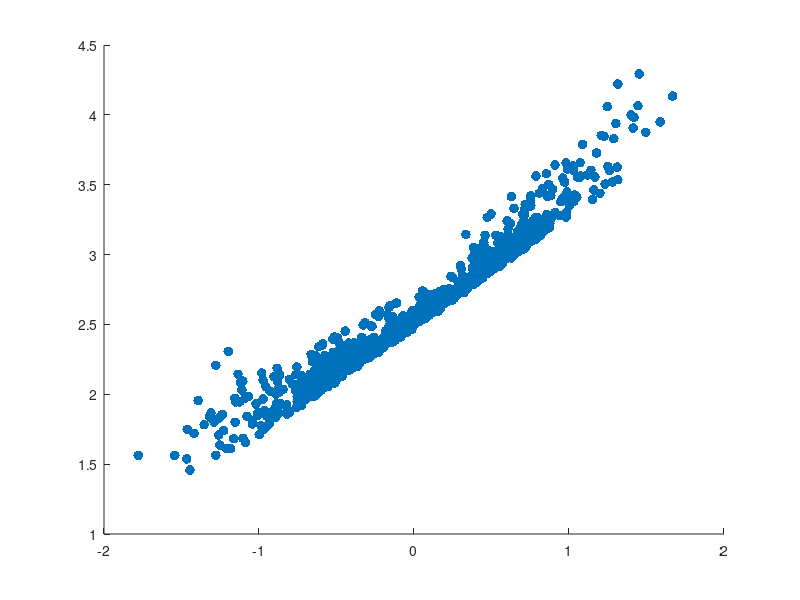

MATLAB code for this plot: (Note: this script raises an error after producing the figure.)
% Active Subspace approximation demo...
% Zach Grey, 02/12/2020
%
% The following implementations are based on the code and work developed by
% Paul Constantine and his research group including but not limited to:
% Zach Grey
% Andrew Glaws
% Jeffery Hokanson
% Izabel Aguiar
% Kerrek Stinson
% Paul Diaz
%
% Instructions: assuming you have pairs of inputs/outputs (x0,f(x0)) and a 
% uniform domain over a hypercube you'll want to specify the following:
% ub: a row vector of upper bounds
% lb: a row vector of lower bounds
% X0: a N by m matrix of inputs (in physical scales) 
% F:  a N by 1 column vector of outputs
% m:  the total number of parameters being varried (can be inferred from
%     the size of X0)
% N:  the total number of samples from the domain (can be inferred from the
%     size of X0)
clc; close all; rng(42);
% assign this to your local directory containing the matlab scripts
% codes available at GitHub, run the following:
% >>git clone https://github.com/zgrey/active_subspaces.git
% Linux
% AS_HOME = '/local/tmp/active_subspaces/matlab/';
% Windows
AS_HOME = 'C:\Users\zgrey\Documents\GitHub\active_subspaces\matlab\';

% add routines for training monomials
addpath([AS_HOME,'ResponseSurfaces'])
addpath([AS_HOME,'Domains'])

%% Dummay data from uniform tensor product domain
%%%%%%%%%%%%%%%%%%%%%%%%%%% THINGS TO MODIFY %%%%%%%%%%%%%%%%%%%%%%%%%%%%%%
% total number of parameters (m ~= 24)
m = 10;
% number of random samples
N = 1000;
% given upper and lower bounds (replace these with your own domain def.):
ub = 2*ones(1,m); lb = ones(1,m);
% generate uniform random samples from box domain (replace with your data)
X0 = repmat(lb,N,1) + rand(N,m)*diag(ub - lb);
%%%%%%%%%%%%%%%%%%%%%%%%%%%%%%%%%%%%%%%%%%%%%%%%%%%%%%%%%%%%%%%%%%%%%%%%%%%

% define an affine transformation x = M*x0 + b so that x in [-1,1]^m
M = diag(2./(ub - lb)); b = -M*mean([ub; lb],1)';
% the scaled samples become
X = X0*M + repmat(b',N,1);
% and transforming back becomes (these are the same as X0)
X00 = (X - repmat(b',N,1))*diag(diag(1./M));

%% Dummy functions representing a response
% some random ridge directions
A = 2*rand(m,2) -1; A = A*diag(1./sqrt(sum(A.^2,1)));
% A(:,1) = [1; zeros(m-1,1)]; A(:,2) = [zeros(m-1,1); 1];
% a quadratic ridge function
f = @(X0) X0*A(:,1) + sum(X0*A(:,2)*A(:,2)'.*X0,2);
% a nonlinear (transcendental) ridge function
% f = @(X0) cos(2*pi*X0*A(:,1)) + sin(pi*X0*A(:,1)).^2 + (X0*A(:,1)) + (X0*A(:,1).^2);

%%%%%%%%%%%%%%%%%%%%%%%%%%% THINGS TO MODIFY %%%%%%%%%%%%%%%%%%%%%%%%%%%%%%
% evaluate the function (replace this with your vector of responses)
F = f(X0);
%%%%%%%%%%%%%%%%%%%%%%%%%%%%%%%%%%%%%%%%%%%%%%%%%%%%%%%%%%%%%%%%%%%%%%%%%%%

%% Global linear model (strictly reduces to 1-dimensional subspace)
% fit a global linear model (make sure to use the transformed parameters!)
u = [ones(N,1), X] \ F;
% make this an orthonormal basis
u = u(2:end)/norm(u(2:end));
% make the shadow plot
scatter(X*u,F,50,'filled'); alpha(0.5); hold on;

% determine the extent of the original domain projected to the new 1d-domain
ext1 = linprog(u,[],[],[],[],-ones(m,1),ones(m,1));
ext2 = linprog(-u,[],[],[],[],-ones(m,1),ones(m,1));
% train a polynomial surrogate
p = 5; [Coef, ~, ~, ~, f_hat, res] = poly_train(X*u, F, p);
Rsqd = 1 - cov(res)./cov(F);
% reevaluate and plot the low-dimensional polynomial
Ydata = X*u; Yd = linspace(min(Ydata),max(Ydata),100)';
Yext = [ext1'; ext2']*u; Ye = linspace(min(Yext),max(Yext),100)';
[Pext,dPext] = poly_predict(Ye,Coef,p);
[P,dP] = poly_predict(Yd,Coef,p);
% plot the resulting approximation
plot(Yd,P,'k','linewidth',2); ax = gca; Ylim = ax.YLim; 
plot(Ye,Pext,'k--','linewidth',2); ax.YLim = Ylim;
% plot the extent of the original domain
scatter([ext1'; ext2']*u,min(ax.YLim)*ones(1,2),50,'filled','k');
% derivatives (if you're interested)
% quiver(Y(1:end-1),P(1:end-1),diff(Y),dP(1:end-1).*diff(Y),1); axis equal;
title(['Shadow Plot - Global Linear Model, R^2 = ', num2str(Rsqd)]);

%% Global quadratic model (reduces to arbitrary n-dimensional subspace)
% fit global quadratic model (make sure to use the transformed parameters!)
if N < nchoosek(m + 2,2)
    disp('ERROR: Not enough evaluations for quadratic model');
    fprintf('You need at least %f more samples', nchoosek(m + 2,2) - N + 1)
    fprintf('We recommend between %f and %f total samples as a rule of thumb...'...
            ,2*nchoosek(m + 2,2),10*nchoosek(m + 2,2))
else
    [~, ~, a, H, ~, ~] = poly_train(X,F,2);
    [W, Lambda] = eig(H*H + a*a'); Lambda = abs(Lambda);
    [Lambda, ind] = sort(diag(Lambda), 1, 'descend');
    W = W(:, ind);
end

% make shadow plots
figure;
% make a 1-dimensional shadow plot
subplot(1,2,1), scatter(X*W(:,1),F,50,'filled'); alpha(0.5); hold on;
% make a 1-dimensional surrogate
% determine the extent of the original domain projected to the new 1d-domain
ext1 = linprog(W(:,1),[],[],[],[],-ones(m,1),ones(m,1));
ext2 = linprog(-W(:,1),[],[],[],[],-ones(m,1),ones(m,1));
% train a polynomial surrogate
p = 3; [Coef, ~, ~, ~, f_hat, res] = poly_train(X*W(:,1), F, p);
Rsqd = 1 - cov(res)./cov(F);
% reevaluate and plot the low-dimensional polynomial
Ydata = X*u; Yd = linspace(min(Ydata),max(Ydata),100)';
Yext = [ext1'; ext2']*u; Ye = linspace(min(Yext),max(Yext),100)';
[Pext,dPext] = poly_predict(Ye,Coef,p);
[P,dP] = poly_predict(Yd,Coef,p);
% plot the resulting approximation
plot(Yd,P,'k','linewidth',2); ax = gca; Ylim = ax.YLim; 
plot(Ye,Pext,'k--','linewidth',2); ax.YLim = Ylim;
% plot the extent of the original domain
scatter([ext1'; ext2']*u,min(ax.YLim)*ones(1,2),50,'filled','k');
title(['1d Shadow Plot - Global Quadratic Model, R^2 = ', num2str(Rsqd)]);

% make a 2-dimensional shadow plot
subplot(1,2,2), scatter(X*W(:,1),X*W(:,2),50,'filled','cdata',F);
alpha(0.8); hold on; axis equal;
% make a 2-dimensional surrogate
% compute vertices of the zonotope
[~,ZV] = zonotope_vertices(W(:,1:2),10); th = atan2(ZV(:,2),ZV(:,1));
ZV = sortrows([th,ZV]); ZV = ZV(:,2:end);
Ydata2 = X*W(:,1:2); [Y1d2,Y2d2] = meshgrid(linspace(min(ZV(:,1)),max(ZV(:,1)),100)',...
                                  linspace(min(ZV(:,2)),max(ZV(:,2)),100)');
YZ = [reshape(Y1d2,100^2,1), reshape(Y2d2,100^2,1)];
X2 = YZ*W(:,1:2)';
% determine points within full extent of domain                                
indOUT = (X2 < -1 | X2 > 1); ind = max(indOUT,[],2) == 1;
% determine points within zonotope
ind = in2DZ(ZV,YZ);

[Coef2d, ~, ~, ~, f_hat2d, res2d] = poly_train(X*W(:,1:2), F, p);
Rsqd2d = 1 - cov(res2d)./cov(F);
[P2,dP2] = poly_predict([reshape(Y1d2,100^2,1), reshape(Y2d2,100^2,1)],Coef2d,p);

scatter(ZV(:,1),ZV(:,2),50,'k','filled'); plot([ZV(:,1); ZV(1,1)],[ZV(:,2); ZV(1,2)],'k','linewidth',2);
P2(~ind) = NaN;
contour(Y1d2,Y2d2,reshape(P2,100,100),50,'linewidth',1)
title(['2d Shadow Plot - Global Quadratic Model, R^2 = ' num2str(Rsqd2d)]); colorbar;

%% Evaluate subspace predictions
figure;
% plot eigenvalues
stem(Lambda,'filled'); grid on; ax = gca; ax.YScale = 'log';
title 'Eigenvalues'
figure;
% plot eigenvectors
stem(W(:,1:2),'filled'); grid on; hold on;
title Eigenvectors; legend('1st eig. vec.','2nd eig. vec.')